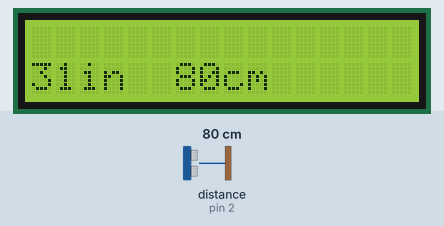
A sketch run on a simulated Arduino Uno, built with avr-gcc and run on an emulated ATmega328P. Shown: 16×2 character LCD. Wiring (inferred from the names in the program): ultrasonic range finder: trigger pin 3; echo pin 2. The inputs (shaded band) are chosen by the test bench; at power-on: distance to the obstacle (sensor on pin 2) 80 cm. The echo pulse lasts 58.3 µs per cm.

Above: at 1.2 s.
1.3 s: distance to the obstacle (sensor on pin 2) set to 2 cm
At 3.2 s:
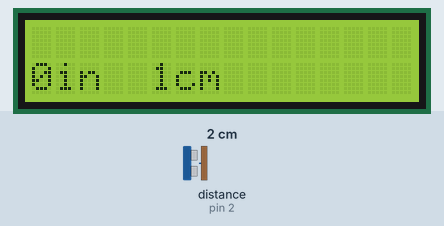
3.5 s: distance to the obstacle (sensor on pin 2) set to 18 cm
At 5.0 s:
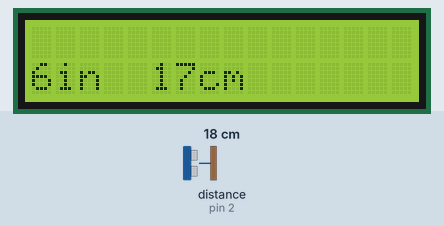
5.5 s: distance to the obstacle (sensor on pin 2) set to 4 cm
At 6.8 s:
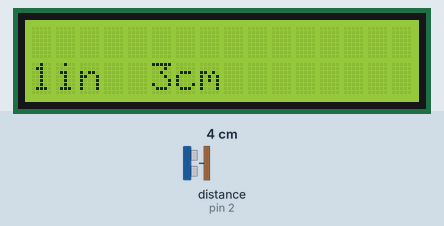
Timing chart, 0 to 8.5 s (numbered marks = the images above; inputs shaded):
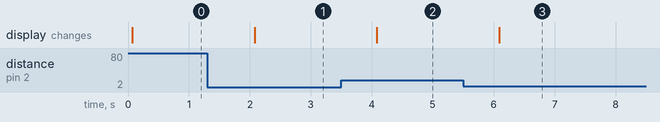

The sketch:

ultrasonicsensors.ino
```cpp
#include <LiquidCrystal.h>

const int trigPin = 3;
const int echoPin = 2;

LiquidCrystal lcd(8, 9, 4, 5, 6, 7);

void setup() {
  // put your setup code here, to run once:
  lcd.begin(16, 2);
  lcd.setCursor(0, 0);
}

void loop() {
  // put your main code here, to run repeatedly:
  long duration, inches, cm;
  lcd.setCursor(0, 1);

  pinMode(trigPin, OUTPUT);
  digitalWrite(trigPin, LOW);
  delayMicroseconds(2);

  digitalWrite(trigPin, HIGH);
  delayMicroseconds(10);
  digitalWrite(trigPin, LOW);

  pinMode(echoPin, INPUT);
  duration = pulseIn(echoPin, HIGH);

  inches = microsecondsToInches(duration);
  cm = microsecondsToCentimeters(duration);


  //Serial.print(inches);
  //Serial.println("Inches");

  //Serial.print(cm);
  //Serial.println("Cm");

  lcd.print(inches);
  lcd.println("in");

  lcd.print(cm);
  lcd.println("cm");

  delay(1000);
}

long microsecondsToInches(long microseconds)
{
  return microseconds / 74 / 2;
}

long microsecondsToCentimeters(long microseconds)
{
   return microseconds / 29 / 2;
}
```

Measured:
- after the input at 1.3 s, the display: changes after 0.78 s (image 1)
- after the input at 3.5 s, the display: changes after 0.58 s (image 2)
- after the input at 5.5 s, the display: changes after 0.59 s (image 3)
